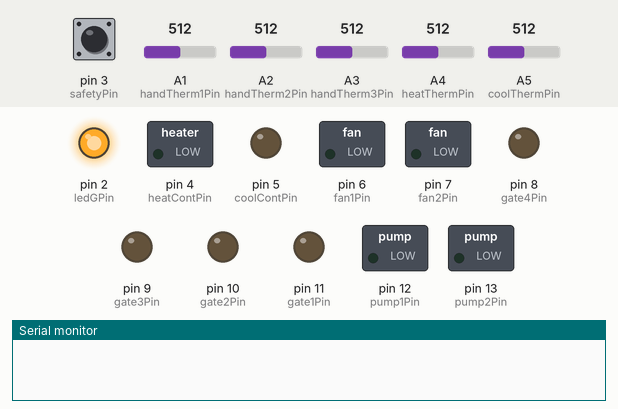
Simulated run of this sketch. Board: Arduino Uno, built with avr-gcc and run on an emulated ATmega328P. Parts: switched loads named in the sketch (green lamp = pin HIGH), output pins drawn as LEDs (lit = HIGH), the last lines printed to the serial monitor. The test bench sets the inputs (shaded band); at power-on: pin 3 (safetyPin) HIGH, A1 (handTherm1Pin) = 512, A2 (handTherm2Pin) = 512, A3 (handTherm3Pin) = 512, A4 (heatThermPin) = 512, A5 (coolThermPin) = 512. Pins used as bus, display or sensor lines are not drawn.

Above: at 0.1 s.
At 4.4 s:
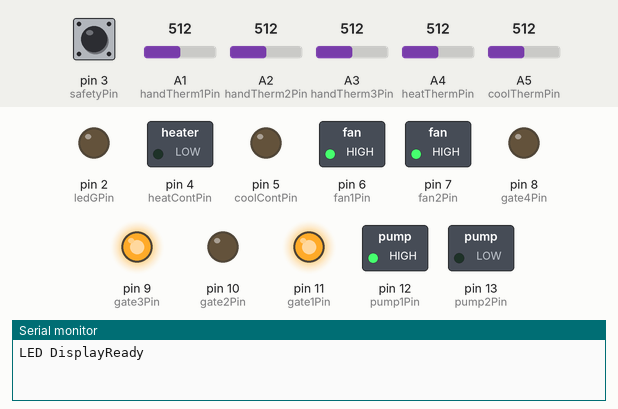
4.5 s: pin 3 (safetyPin) pulled LOW for 0.15 s
At 5.6 s:
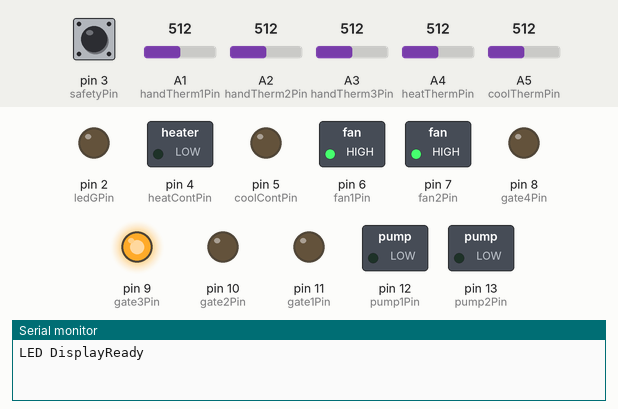
Timing chart, 0 to 7.5 s (numbered marks = the images above; inputs shaded):
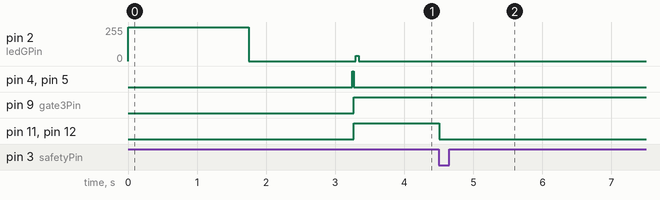

Measured:
- after the input at 4.5 s, pin 11 (gate1Pin), pin 12 (pump1Pin): HIGH → LOW at once

The sketch:

tjt_mcu.ino
```cpp
//Thermal Joint Therapy, TCNJ Senior Project 2019-2020
//Author: Blake Capella
//tjt_mcu v2; 4/20/2020
//-----------------------------------------------------

//Pin Layout (these are global declarations)

//LED Pins
const int ledRPin = 0;
const int ledYPin = 1;
const int ledGPin = 2;

//Control Pins to External SOIC: VNH7070
const int heatContPin = 4;
const int coolContPin = 5;

//Pins to TBD62783 Load Switch
const int fan1Pin = 6; //Heat Fan
const int fan2Pin = 7; //Cool Fan
const int gate4Pin = 8;
const int gate3Pin = 9;
const int gate2Pin = 10; //unclear on EAGLE
const int gate1Pin = 11; //unclear on EAGLE
const int pump1Pin = 12; //unclear on EAGLE
const int pump2Pin = 13; //unclear on EAGLE

//Pins in from Thermistor Divider
const int handTherm1Pin = A1;
const int handTherm2Pin = A2;
const int handTherm3Pin = A3;
const int heatThermPin = A4;
const int coolThermPin = A5;

//Feedback Pullup resistor on DPDT Switch, External Interrupt
const int safetyPin = 3;

//Constant for exponential curve in temperature conversion
const double e = 2.71828;

//Temperature Variables
double temperatures[5] = {};
volatile bool emergency_thrown = false; //Manipulated in ISR, declares DPDT switch has been thrown
                                        //This is the only time in the program emergy_thrown is reset!
bool hand_temp_unsafe = false;          //Flag for if Hand Temp exceeds bounds
                                        //This is the only time in the program hand_temp_unsafe is reset!
bool S = false; //if unsafe, flag goes high

//-inputs
bool B = true;   //Begin as soon as ready, potentially  make button at later date
               //This is the only time B is set HIGH in the entire program! Therapy will only run once

//-timing for inputs
const long T_HEAT = 1000*360;     //heat cycle = 6 min
const long T_COOL = 1000*240;     //cool cycle = 4 min
const long T_EVAC = 1000*30;      //evac cycle = 30 sec
const long led_g_interval = 1000; //Toggle LED every X ms -> 1sec

//-state check
bool STBY;

//Setup Code
void setup() {
  // local variable declarations
  bool rdy = false; //preheat complete flag
  bool hot = false; //preheat complete for hot resevoir
  bool cold = false; // preheat complete for cool resevoir
  int count_cold = 0; // int to record number of successive determinations of SS
  int count_hot = 0;
  int heat_lvl = 42; //Setpoint for Preheat in resevoir
  int cool_lvl = 16; //Setpoint for Precool in resevoir
  double temperature_history[5] = {}; //store old temperature values in array
  double delta[2] = {};               //store difference in temperature values this sample with the previous sample
  double delta_history[2] = {};

  //Pin Configuration
  pinMode(ledRPin,OUTPUT);
  pinMode(ledYPin,OUTPUT);
  pinMode(ledGPin,OUTPUT);
  pinMode(heatContPin,OUTPUT);
  pinMode(coolContPin,OUTPUT);
  pinMode(fan1Pin,OUTPUT);
  pinMode(fan2Pin,OUTPUT);
  pinMode(gate4Pin,OUTPUT);
  pinMode(gate3Pin,OUTPUT);
  pinMode(gate2Pin,OUTPUT);
  pinMode(gate1Pin,OUTPUT);
  pinMode(pump1Pin,OUTPUT);
  pinMode(pump2Pin,OUTPUT);

  pinMode(handTherm1Pin,INPUT);
  pinMode(handTherm2Pin,INPUT);
  pinMode(handTherm3Pin,INPUT);
  pinMode(heatThermPin,INPUT);
  pinMode(coolThermPin,INPUT);

  //Safety Interrupt
  pinMode(safetyPin,INPUT_PULLUP); //Pullup configuration for safety switch, wired so that when DPDT goes to GND, Output goes LOW
  attachInterrupt(digitalPinToInterrupt(safetyPin), safety_isr, LOW); //Trigger ISR when safety pin goes LOW -> DPDT to GND

  //Use Serial communication via USB for debugging; 9600 Baud Rate
  Serial.begin(9600);
  Serial.write("LEDG ",digitalRead(ledGPin));
  Serial.write("LEDY ",digitalRead(ledYPin));
  Serial.write("LEDR ",digitalRead(ledRPin));

  //LED Startup Sequence
  digitalWrite(ledGPin,HIGH);
  delay(500);
  digitalWrite(ledYPin,HIGH);
  delay(500);
  digitalWrite(ledRPin,HIGH);
  delay(750);
  digitalWrite(ledGPin,LOW);
  delay(500);
  digitalWrite(ledYPin,LOW);
  delay(500);
  digitalWrite(ledRPin,LOW);
  delay(500);

  Serial.write("LED Display");

  //Close All Valves and Turn off Pumps for Pre-Heat
  //initial conditions for STBY in state diagram
  digitalWrite(gate4Pin,LOW);
  digitalWrite(gate3Pin,LOW);
  digitalWrite(gate2Pin,LOW);
  digitalWrite(gate1Pin,LOW);
  digitalWrite(pump1Pin,LOW);
  digitalWrite(pump2Pin,LOW);

  //Preheat Protocol
  while(!rdy && !emergency_thrown){

    blink_green(true);

    heat(heat_lvl);
    cool(cool_lvl);

    sense_temps(temperatures);

    //Detect Steady State
    for(int i = 3; i < 5; i++){
      delta[i-3] = abs(temperature_history[i] - temperatures[i]); //compute temp difference at resevoirs
    }

    //Store current value of temperatures in history for next cycle's comparison
    for(int j = 0; j < 5; j++){
      temperature_history[j] = temperatures[j];
    }

    //store current values of delta to determine overall trend
    for( int k = 0; k<2; k++){
      delta_history[k] = delta[k];
    }

    //If temperature change is minimal (less than X) declare we have reached SS therefore end preheat/cool
    if ((delta[0] < 0.1)&&(delta_history[0] < 0.1)){ //count only increments with successive changes lower than 0.1
      count_hot = count_hot + 1;
      if (count_hot > 5){
        hot = true;
      }
    }
    else{
      hot = false;
      count_hot = 0; //if nonconsecutive, reset count
    }

    if((delta[1] < 0.1)&& (delta_history[1] < 0.1)){
      count_cold = count_cold + 1;
      if (count_cold > 5){
        cold = true;
      }
    }
    else{
      cold = false;
      count_cold = 0; // if count nonconsecutive, reset count
    }

    //Determine if at SS for both resevoirs, if so, exit
    rdy = (cold && hot);
  }


   Serial.write("Ready");
   blink_green(false);
   STBY = true;     //one of two spots where STBY can be entered from (this is end of preheat)

}

void heat(double heat_lvl){
  int t_off; //determine length of time heat is off

  if(temperatures[3] < heat_lvl){
    digitalWrite(heatContPin, HIGH);  //turn on heat via external H bridge IC
    digitalWrite(fan1Pin, HIGH);
    t_off = 0;
  }
  else{
    digitalWrite(heatContPin, LOW); //turn off heat via external H bridge IC
    t_off = t_off+1;
  }

  //turn off fan when heater has been off for X cycles
  if(t_off > 100){
    digitalWrite(fan1Pin, LOW);
  }
}

void cool(double cool_lvl){
   int t_off; //determine length of time heat is off

  if(temperatures[4] < cool_lvl){
    digitalWrite(coolContPin, HIGH);  //turn on heat via external H bridge IC
    digitalWrite(fan2Pin, HIGH);
    t_off = 0;
  }
  else{
    digitalWrite(coolContPin, LOW); //turn off heat via external H bridge IC
    t_off = t_off+1;
  }

  //turn off fan when heater has been off for X cycles
  //TODO: experimentally determine X from sampling freq, potentially use timer
  if(t_off > 100){
    digitalWrite(fan2Pin, LOW);
  }
}

void blink_green(bool command) {
  //blinking green LED output without Delay
  unsigned long currentMillis = millis();
  unsigned long previousMillis;

  if(command){
    if(currentMillis - previousMillis >= led_g_interval){ //if time elapsed > interval
      previousMillis = currentMillis;               //save as the last time you toggled the LED
      if(digitalRead(ledGPin))
      {
        digitalWrite(ledGPin,LOW);
      }
      else {
        digitalWrite(ledGPin,HIGH);
      }
    }
    else{
      digitalWrite(ledGPin, LOW);
    }
  }
}

void v_to_c(double temperatures[]){
  //Call by Reference of temperatures[]
  //If Rref = exactly 30k, therm characteristics follow from voltage divider and datasheet:
  double temp;

  for (byte i = 0; i < 4; i++)
  {
    temperatures[i] = 92.002*pow(M_E,-0.447*temperatures[i]); //Use Arduino constant for value of "e"
  }
}

void sense_temps(double temperatures[]){
  //program size/compute speed concerns? change to int or fixed pt
  //in C, modifies arrays directly, changes are stored
  //10-bit ADC -> 5V/1024 Units -> 4.9mV per Unit
  //Max read rate is 10Khz

  //for loop? A1-A5
  temperatures[0] = analogRead(handTherm1Pin)*.0049;
  temperatures[1] = analogRead(handTherm2Pin)*.0049;
  temperatures[2] = analogRead(handTherm3Pin)*.0049;
  temperatures[3] = analogRead(heatThermPin)*.0049;
  temperatures[4] = analogRead(coolThermPin)*.0049;

  v_to_c(temperatures);
  //TODO Verify function modifies global var temperatures (Jared)
}

void controller(double *ptr_heat_lvl, double *ptr_cool_lvl) {
  //Call by Reference heat_lvl, cool_lvl
  //TODO implement controller
}

void auto_safety(double temperatures[]){
  //Automatic Safety Shutoff Detection
  double hand_temp_watch = 0;   //hand temp safety monitoring
  int count_outside = 0;

  hand_temp_watch = max(max(temperatures[1],temperatures[2]),temperatures[3]);

  if(hand_temp_watch >= 45){ //if hand temp is over 45
    count_outside = count_outside + 1;
    if (count_outside >= 5){  // if max temp on the hand is above 45 for more than 5 samples in a row, throw a flag
      hand_temp_unsafe = true;  //Variable never reset in program!
    }
  }
  else if(hand_temp_watch <= 15 ){ //if hand temp is under 15
    count_outside = count_outside + 1;
    if (count_outside >= 5){  // if max temp on the hand is above 45 for more than 5 samples in a row, throw a flag
     hand_temp_unsafe = true; //Variable never reset in program!
    }
  }
  else{
    count_outside = 0;  //if the temperature drops below the thresholds, reset the count
  }
}

void dlc_timer(bool *time_h, bool *time_c, bool *time_d, bool *Pd, bool evac_cycle){
  //Digital Logic Control for Pumps/Gates for STBY, Heat Mode, Cool Mode, and Bladder Evac
  int treat_count = 0;
  unsigned long t_start;
  bool t_cycle_set = false;

  //Normal Treatment Cycle Timing
  if (treat_count < 6){             // 6 cycles total, 3 hot, 3 cold, total time = 30 min
    digitalWrite(ledYPin, HIGH);     // Yellow LED to indicate treatment
    if(treat_count%2 == 1 && !t_cycle_set){   // if odd count (1,3,5) -> entering cooling stage, start count for cool cycle
      t_start = millis();
      *time_h = false;                // turn off flag for heat timer elapse
      t_cycle_set = true;            // declare timer has begun counting
    }
    else if(treat_count%2 == 1){     //otherwise if in cool cycle and timer already started, check if time elapses against specified T_COOL = 4 min
      if((millis()- t_start) >= T_COOL){
        *time_c = true;              //flag transition by declaring cool time elapsed
        t_cycle_set = false;        //essentially reset cycle timer
        treat_count = treat_count + 1;  //increment treatment cycle count
      }
    }

    if(treat_count%2 == 0 && !t_cycle_set){  // if even count (0,2,4) -> entering heating stage, start count for heat cycle
      t_start = millis();
      *time_c = false;                 // turn off flag for cool timer elapse
      t_cycle_set = true;             // declare timer has begun counting
    }
    else if(treat_count%2 == 0){            //otherwise if in cool cycle and timer already started, check if time elapses against specified T_HEAT = 6 min
      if((millis() - t_start) >= T_HEAT){
        *time_h = true;                //flag transition by declaring heat time elapsed
        t_cycle_set = false;          //essentially reset cycle timer
        treat_count = treat_count + 1;   //increment treatment cycle count
        B = false;                    //Reset B to 0 after the first heat cycle (originally set high in varaible defintion)
      }
    }
  }
  else {
    *time_d = true;  //if treat count >= 5, then cycle is complete. Flag high transition to evacuate & end cycle
  }
  //Evacuation Cycle Timing
  if(evac_cycle && !t_cycle_set){ // if evacuating, begin timer
    t_start = millis();
    *time_d = false;  //reset time elapse signal (reset S?)
    t_cycle_set = true;
  }
  else if (evac_cycle ){  //if evacuating and timer already begun, check time against T_EVAC to determine if pumpout complete
    if ((millis() - t_start) >= T_EVAC){
      *Pd = true;      //signal pumpout elapsed with high flag
      t_cycle_set  = false;
      STBY = true;    //One of two spots STBY can be entered from (end of evac)
    }
  }
}

void safety_isr(){
  emergency_thrown = true;
}

void loop() {
  // put your main code here, to run repeatedly:
  //Control Variables
  double heat_lvl; //Setpoint for temp in hot resevoir
  double cool_lvl; //Setpoint for temp in cool resevoir

  //Digital Logic Variables
  //-Outputs
  bool P1 = false;  //pump 1
  bool P2 = false;  //pump 2
  bool G1 = false;  //gate 1
  bool G2 = false;  //gate 2
  bool G3 = false;  //gate 3
  bool G4 = false;  //gate 4
  //-Timing
  bool time_h = false; //Heat cycle time elapsed
  bool time_c = false; //Cool cycle time elapsed
  bool time_d = false; //treatment time elapsed
  bool Pd = false;  //Pumpout done
  bool evac_cycle;

  // TODO: test loop time therefore MCU sampling freq

  //Sample Temperature Values
  sense_temps(temperatures);

  //Run Auto Safety Check
  auto_safety(temperatures);

  //Check for ISR trigger or Auto Safety Flag
  S = hand_temp_unsafe || emergency_thrown;

  if(!S){
    //Use Controller to determine set-point for on/off control
    controller(&heat_lvl,&cool_lvl);

    //Pass setpoint to on/off controllers
    heat(heat_lvl);
    cool(cool_lvl);
  }
  else {
    //Red LED indicator
    digitalWrite(ledRPin, HIGH);

    //Power to Heat/Cool interrupted by switch or if triggered by auto-safety, set MCU output to 0
    digitalWrite(heatContPin, LOW);
    digitalWrite(coolContPin, LOW);
  }

  //Standby actions
  if(STBY){
    //Assuming proper DLC function, All states will be set to 0
    digitalWrite(ledYPin, LOW);     //turn off treatment LED
    digitalWrite(ledGPin, HIGH);    //solid green LED to indicate STBY
    //To enable multiple cycles, use B switch to reset treat_count and toggle B High
    if(B){
      STBY = false;              //exit STBY into therapy
      digitalWrite(ledGPin, LOW); //turn off LED
    }
  }
  else{
    evac_cycle = !P1 && P2 && !G1 && !G2; //State 01 00XX -> evacuating bladder
    dlc_timer(&time_h,&time_c,&time_d,&Pd,evac_cycle);
  }

  //STATES
  //-Output State Transition Equations
  P1 = (!S)&&(!time_d)&&(P1 || B);
  P2 = (!Pd)&&(P2 || B);
  G1 = (!time_h)&&(!S)&&(G1 || B || (time_c && !S));
  G2 = (!time_c)&&(!S)&&(!time_d)&&(G2 || (time_h && !S));
  G3 = (!(time_h && !S))&&(!Pd)&&(G3 || B || (time_c && !S));
  G4 = (!(time_c && !S))&&(!Pd)&&(G4 || (time_h && !S));

  //Assign output states
  digitalWrite(gate4Pin,G4);
  digitalWrite(gate3Pin,G3);
  digitalWrite(gate2Pin,G2);
  digitalWrite(gate1Pin,G1);
  digitalWrite(pump1Pin,P1);
}
```
